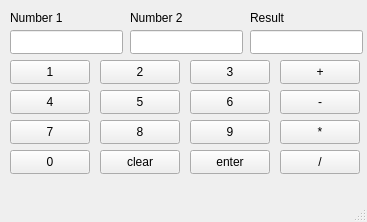
<?xml version="1.0" encoding="UTF-8"?>
<ui version="4.0">
 <class>MainWindow</class>
 <widget class="QMainWindow" name="MainWindow">
  <property name="geometry">
   <rect>
    <x>0</x>
    <y>0</y>
    <width>367</width>
    <height>222</height>
   </rect>
  </property>
  <property name="windowTitle">
   <string>MainWindow</string>
  </property>
  <widget class="QWidget" name="centralwidget">
   <widget class="QLabel" name="label_1">
    <property name="geometry">
     <rect>
      <x>10</x>
      <y>10</y>
      <width>61</width>
      <height>16</height>
     </rect>
    </property>
    <property name="text">
     <string>Number 1</string>
    </property>
   </widget>
   <widget class="QLabel" name="label_2">
    <property name="geometry">
     <rect>
      <x>130</x>
      <y>10</y>
      <width>61</width>
      <height>16</height>
     </rect>
    </property>
    <property name="text">
     <string>Number 2</string>
    </property>
   </widget>
   <widget class="QLabel" name="label_3">
    <property name="geometry">
     <rect>
      <x>250</x>
      <y>10</y>
      <width>61</width>
      <height>16</height>
     </rect>
    </property>
    <property name="text">
     <string>Result</string>
    </property>
   </widget>
   <widget class="QLineEdit" name="num1">
    <property name="geometry">
     <rect>
      <x>10</x>
      <y>30</y>
      <width>113</width>
      <height>24</height>
     </rect>
    </property>
   </widget>
   <widget class="QLineEdit" name="num2">
    <property name="geometry">
     <rect>
      <x>130</x>
      <y>30</y>
      <width>113</width>
      <height>24</height>
     </rect>
    </property>
   </widget>
   <widget class="QLineEdit" name="result">
    <property name="geometry">
     <rect>
      <x>250</x>
      <y>30</y>
      <width>113</width>
      <height>24</height>
     </rect>
    </property>
   </widget>
   <widget class="QPushButton" name="N1">
    <property name="geometry">
     <rect>
      <x>10</x>
      <y>60</y>
      <width>80</width>
      <height>24</height>
     </rect>
    </property>
    <property name="text">
     <string>1</string>
    </property>
   </widget>
   <widget class="QPushButton" name="N5">
    <property name="geometry">
     <rect>
      <x>100</x>
      <y>90</y>
      <width>80</width>
      <height>24</height>
     </rect>
    </property>
    <property name="text">
     <string>5</string>
    </property>
   </widget>
   <widget class="QPushButton" name="add">
    <property name="geometry">
     <rect>
      <x>280</x>
      <y>60</y>
      <width>80</width>
      <height>24</height>
     </rect>
    </property>
    <property name="text">
     <string>+</string>
    </property>
   </widget>
   <widget class="QPushButton" name="N7">
    <property name="geometry">
     <rect>
      <x>10</x>
      <y>120</y>
      <width>80</width>
      <height>24</height>
     </rect>
    </property>
    <property name="text">
     <string>7</string>
    </property>
   </widget>
   <widget class="QPushButton" name="N0">
    <property name="geometry">
     <rect>
      <x>10</x>
      <y>150</y>
      <width>80</width>
      <height>24</height>
     </rect>
    </property>
    <property name="text">
     <string>0</string>
    </property>
   </widget>
   <widget class="QPushButton" name="N4">
    <property name="geometry">
     <rect>
      <x>10</x>
      <y>90</y>
      <width>80</width>
      <height>24</height>
     </rect>
    </property>
    <property name="text">
     <string>4</string>
    </property>
   </widget>
   <widget class="QPushButton" name="N8">
    <property name="geometry">
     <rect>
      <x>100</x>
      <y>120</y>
      <width>80</width>
      <height>24</height>
     </rect>
    </property>
    <property name="text">
     <string>8</string>
    </property>
   </widget>
   <widget class="QPushButton" name="N2">
    <property name="geometry">
     <rect>
      <x>100</x>
      <y>60</y>
      <width>80</width>
      <height>24</height>
     </rect>
    </property>
    <property name="text">
     <string>2</string>
    </property>
   </widget>
   <widget class="QPushButton" name="clear">
    <property name="geometry">
     <rect>
      <x>100</x>
      <y>150</y>
      <width>80</width>
      <height>24</height>
     </rect>
    </property>
    <property name="text">
     <string>clear</string>
    </property>
   </widget>
   <widget class="QPushButton" name="N3">
    <property name="geometry">
     <rect>
      <x>190</x>
      <y>60</y>
      <width>80</width>
      <height>24</height>
     </rect>
    </property>
    <property name="text">
     <string>3</string>
    </property>
   </widget>
   <widget class="QPushButton" name="N6">
    <property name="geometry">
     <rect>
      <x>190</x>
      <y>90</y>
      <width>80</width>
      <height>24</height>
     </rect>
    </property>
    <property name="text">
     <string>6</string>
    </property>
   </widget>
   <widget class="QPushButton" name="N9">
    <property name="geometry">
     <rect>
      <x>190</x>
      <y>120</y>
      <width>80</width>
      <height>24</height>
     </rect>
    </property>
    <property name="text">
     <string>9</string>
    </property>
   </widget>
   <widget class="QPushButton" name="enter">
    <property name="geometry">
     <rect>
      <x>190</x>
      <y>150</y>
      <width>80</width>
      <height>24</height>
     </rect>
    </property>
    <property name="text">
     <string>enter</string>
    </property>
   </widget>
   <widget class="QPushButton" name="sub">
    <property name="geometry">
     <rect>
      <x>280</x>
      <y>90</y>
      <width>80</width>
      <height>24</height>
     </rect>
    </property>
    <property name="text">
     <string>-</string>
    </property>
   </widget>
   <widget class="QPushButton" name="mul">
    <property name="geometry">
     <rect>
      <x>280</x>
      <y>120</y>
      <width>80</width>
      <height>24</height>
     </rect>
    </property>
    <property name="text">
     <string>*</string>
    </property>
   </widget>
   <widget class="QPushButton" name="div">
    <property name="geometry">
     <rect>
      <x>280</x>
      <y>150</y>
      <width>80</width>
      <height>24</height>
     </rect>
    </property>
    <property name="text">
     <string>/</string>
    </property>
   </widget>
  </widget>
  <widget class="QMenuBar" name="menubar">
   <property name="geometry">
    <rect>
     <x>0</x>
     <y>0</y>
     <width>367</width>
     <height>21</height>
    </rect>
   </property>
  </widget>
  <widget class="QStatusBar" name="statusbar"/>
 </widget>
 <resources/>
 <connections/>
</ui>
